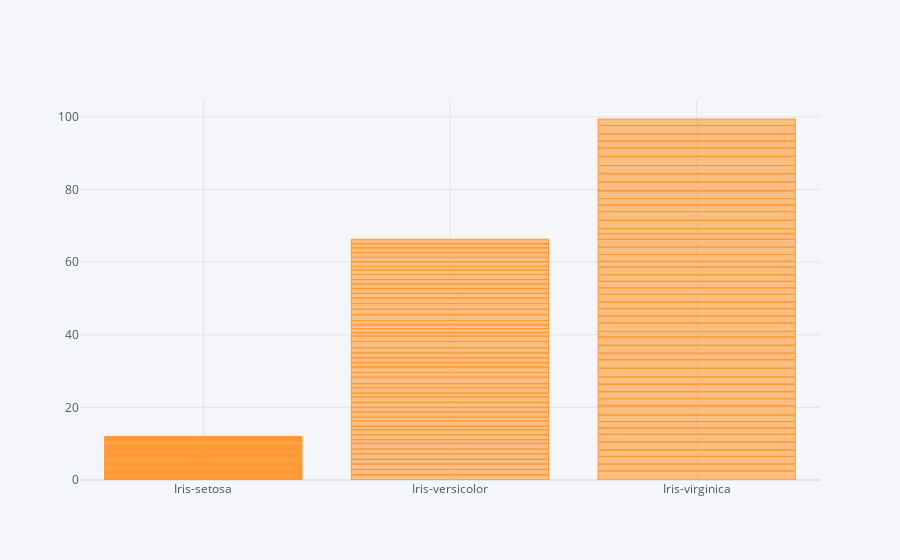

Notebook code cell kept with this figure:
### Code cell
df.iplot(kind='bar',x=['Species'],y=['PetalWidth'])

### Figure 1 — Plotly figure (JSON) as saved in the notebook; plotly's stock layout.template omitted (floating-point values rounded to 4 significant figures; data arrays with more than 128 entries replaced by an {"elided": "..."} marker saying what was removed)
{"data": [{"marker": {"color": "rgba(255, 153, 51, 0.6)", "line": {"color": "rgba(255, 153, 51, 1.0)", "width": 1}}, "name": "PetalWidth", "orientation": "v", "text": "", "type": "bar", "x": {"elided": "147 str values"}, "y": {"elided": "147 float values"}}], "layout": {"legend": {"bgcolor": "#F5F6F9", "font": {"color": "#4D5663"}}, "paper_bgcolor": "#F5F6F9", "plot_bgcolor": "#F5F6F9", "title": {"font": {"color": "#4D5663"}}, "xaxis": {"gridcolor": "#E1E5ED", "showgrid": true, "tickfont": {"color": "#4D5663"}, "title": {"font": {"color": "#4D5663"}, "text": ""}, "zerolinecolor": "#E1E5ED"}, "yaxis": {"gridcolor": "#E1E5ED", "showgrid": true, "tickfont": {"color": "#4D5663"}, "title": {"font": {"color": "#4D5663"}, "text": ""}, "zerolinecolor": "#E1E5ED"}}}
